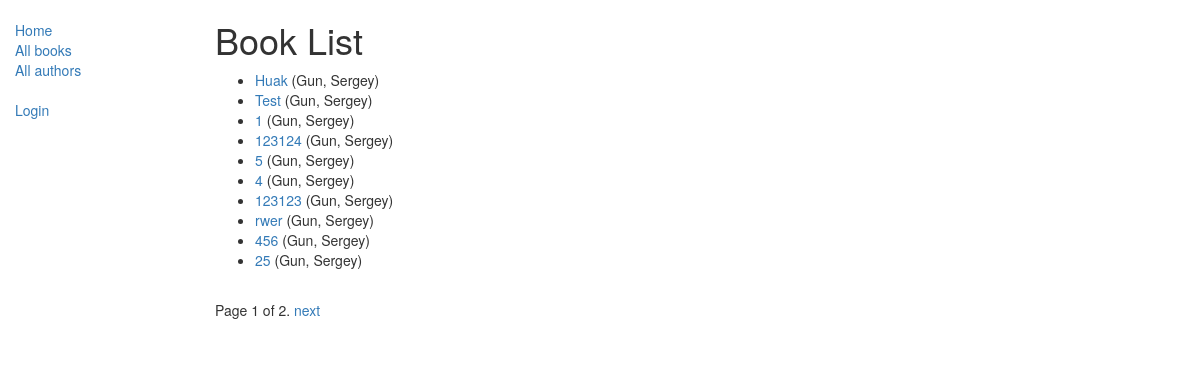
/catalog/books/, run on the app's committed database.
### catalog/models.py (models this page shows, shortened)
class Book(models.Model):
    title = models.CharField(max_length=200)
    author = models.ForeignKey('Author', on_delete=models.SET_NULL, null=True)
    summary = models.TextField(max_length=1000, help_text="Enter a brief description of the book")
    isbn = models.CharField('ISBN', max_length=13,
                            help_text='13 Character <a href="https://www.isbn-international.org/content/what-isbn">ISBN number</a>')
    genre = models.ManyToManyField('Genre', help_text="Select a genre for this book")
    def get_absolute_url(self):
        return reverse('book_detail', args=[str(self.id)])
    def display_genre(self):
        """
            Creates a string for the Genre. This is required to display genre in Admin.
            """
        return ', '.join([genre.name for genre in self.genre.all()[:3]])
    display_genre.short_description = 'Genre'

class Author(models.Model):
    first_name = models.CharField(max_length=100)
    last_name = models.CharField(max_length=100)
    date_of_birth = models.DateField(null=True, blank=True)
    date_of_death = models.DateField('Died', null=True, blank=True)
    class Meta:
        ordering = ['last_name', 'first_name']
    def __str__(self):
        return '{0}, {1}'.format(self.last_name, self.first_name)

### catalog/views.py (the view)
class BookListView(generic.ListView):
    model = Book
    paginate_by = 10

### catalog/templates/catalog/book_list.html
{% extends "base_generic.html" %}
{% block content %}
    <h1>Book List</h1>
    {% if book_list %}
    <ul>
      {% for book in book_list %}
      <li>
        <a href="{{ book.get_absolute_url }}">{{ book.title }}</a> ({{book.author}})
      </li>
      {% endfor %}
    </ul>
    {% else %}
      <p>There are no books in the library.</p>
    {% endif %}
{% endblock %}

### data on the page
Book: title "Huak", author "Gun, Sergey"
Book: title "Test", author "Gun, Sergey"
Book: title "1", author "Gun, Sergey"
Book: title "123124", author "Gun, Sergey"
Book: title "5", author "Gun, Sergey"
Book: title "4", author "Gun, Sergey"
Book: title "123123", author "Gun, Sergey"
Book: title "rwer", author "Gun, Sergey"
Book: title "456", author "Gun, Sergey"
Book: title "25", author "Gun, Sergey"

### other printed values
{{ page_obj.number }} "1"
{{ page_obj.paginator.num_pages }} "2"
